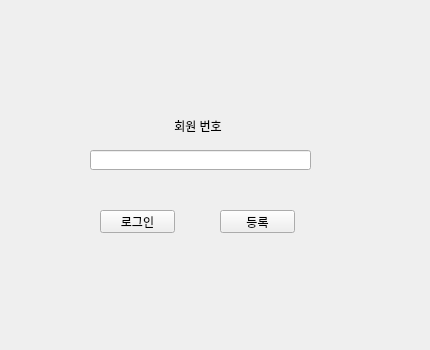
<?xml version="1.0" encoding="UTF-8"?>
<ui version="4.0">
 <class>Register</class>
 <widget class="QMainWindow" name="Register">
  <property name="geometry">
   <rect>
    <x>0</x>
    <y>0</y>
    <width>430</width>
    <height>350</height>
   </rect>
  </property>
  <property name="windowTitle">
   <string>Register</string>
  </property>
  <property name="layoutDirection">
   <enum>Qt::LeftToRight</enum>
  </property>
  <widget class="QWidget" name="centralwidget">
   <widget class="QLineEdit" name="id_lineEdit">
    <property name="geometry">
     <rect>
      <x>90</x>
      <y>150</y>
      <width>221</width>
      <height>20</height>
     </rect>
    </property>
   </widget>
   <widget class="QLabel" name="id_label">
    <property name="geometry">
     <rect>
      <x>170</x>
      <y>120</y>
      <width>56</width>
      <height>12</height>
     </rect>
    </property>
    <property name="text">
     <string>회원 번호</string>
    </property>
    <property name="alignment">
     <set>Qt::AlignCenter</set>
    </property>
   </widget>
   <widget class="QPushButton" name="login_button">
    <property name="geometry">
     <rect>
      <x>100</x>
      <y>210</y>
      <width>75</width>
      <height>23</height>
     </rect>
    </property>
    <property name="sizePolicy">
     <sizepolicy hsizetype="Expanding" vsizetype="Fixed">
      <horstretch>0</horstretch>
      <verstretch>0</verstretch>
     </sizepolicy>
    </property>
    <property name="text">
     <string>로그인</string>
    </property>
   </widget>
   <widget class="QPushButton" name="register_button">
    <property name="geometry">
     <rect>
      <x>220</x>
      <y>210</y>
      <width>75</width>
      <height>23</height>
     </rect>
    </property>
    <property name="text">
     <string>등록</string>
    </property>
   </widget>
  </widget>
 </widget>
 <resources/>
 <connections>
  <connection>
   <sender>login_button</sender>
   <signal>clicked()</signal>
   <receiver>Register</receiver>
   <slot>login()</slot>
   <hints>
    <hint type="sourcelabel">
     <x>121</x>
     <y>230</y>
    </hint>
    <hint type="destinationlabel">
     <x>130</x>
     <y>272</y>
    </hint>
   </hints>
  </connection>
  <connection>
   <sender>register_button</sender>
   <signal>clicked()</signal>
   <receiver>Register</receiver>
   <slot>signIn()</slot>
   <hints>
    <hint type="sourcelabel">
     <x>242</x>
     <y>225</y>
    </hint>
    <hint type="destinationlabel">
     <x>288</x>
     <y>273</y>
    </hint>
   </hints>
  </connection>
 </connections>
 <slots>
  <slot>login()</slot>
  <slot>signIn()</slot>
 </slots>
</ui>
